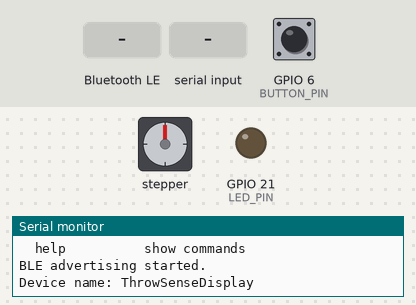
This program was run on a simulated Seeed XIAO ESP32-C3. On the bench: stepper motor, output pins drawn as LEDs (lit = HIGH), the last lines printed to the serial monitor. Wiring (inferred from the names in the program): stepper motor (2048 steps per turn assumed): coils GPIO 4, GPIO 3, GPIO 2, GPIO 20. Dashed ring = blinking. The inputs (shaded band) are chosen by the test bench; at power-on: GPIO 6 (BUTTON_PIN) HIGH. Nothing arrives over Bluetooth unless stated; a phone connects over Bluetooth LE 3 s after start; pins used as bus, display or sensor lines are not drawn.

Above: at 2.7 s.
2.8 s: Bluetooth LE write "help" received
At 2.97 s:
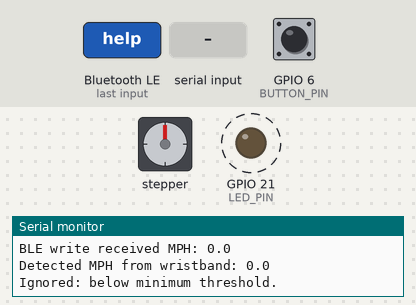
4.5 s: "b 90\n" received over Serial
At 5.6 s:
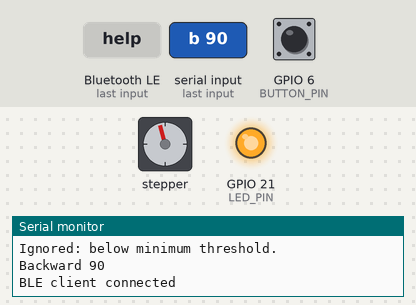
7.5 s: "go 90\n" received over Serial
At 10.2 s:
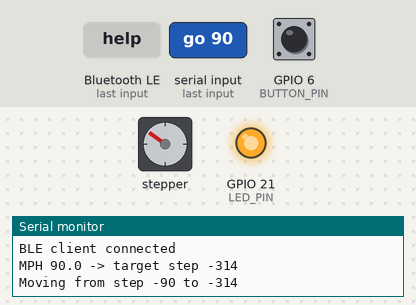
10.5 s: GPIO 6 (BUTTON_PIN) pulled LOW for 3.2 s
At 15.16 s:
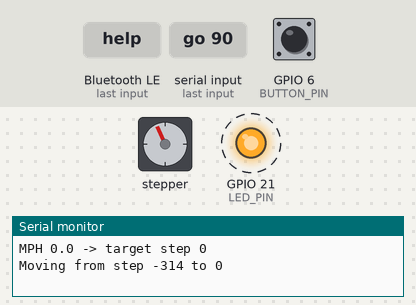
15.2 s: "f 90\n" received over Serial
18.2 s: "f 90\n" received over Serial
At 19.4 s:
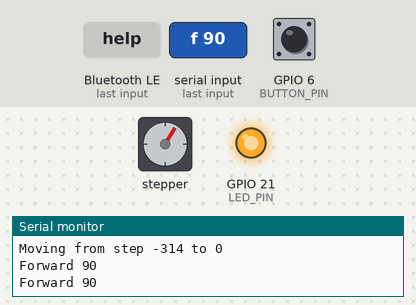
Timing chart, 0 to 21.2 s (numbered marks = the images above; inputs shaded):
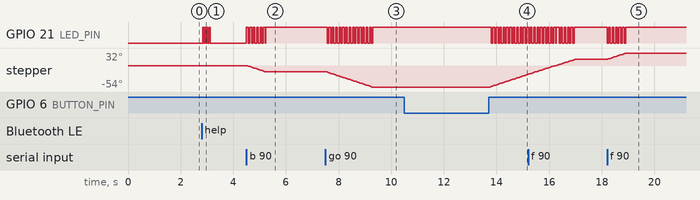

The program:

main.cpp
```cpp
#include <Arduino.h>
#include <BLEDevice.h>
#include <BLEServer.h>
#include <BLEUtils.h>
#include <BLE2902.h>

// -------------------------
// Pin definitions
// -------------------------
const int IN1 = D2;
const int IN2 = D1;
const int IN3 = D0;
const int IN4 = D7;

const int BUTTON_PIN = D4;
const int LED_PIN    = D6;

// -------------------------
// BLE UUIDs
// -------------------------
// Keep these the same on the sender/client side.
#define DEVICE_NAME         "ThrowSenseDisplay"
#define SERVICE_UUID        "6f1c0001-4b1f-4f6c-9c79-1234567890ab"
#define CHARACTERISTIC_UUID "6f1c0002-4b1f-4f6c-9c79-1234567890ab"

// -------------------------
// BLE globals
// -------------------------
BLEServer* pServer = NULL;
BLECharacteristic* pCharacteristic = NULL;
bool deviceConnected = false;
bool oldDeviceConnected = false;

// When BLE data arrives, loop() will process it
bool newMphPending = false;
float pendingMph = 0.0f;

// -------------------------
// Stepper sequence
// -------------------------
const uint8_t seq[4][4] = {
  {1, 1, 0, 0},
  {0, 1, 1, 0},
  {0, 0, 1, 1},
  {1, 0, 0, 1}
};

// -------------------------
// Calibration settings
// -------------------------
const int NUM_ANCHORS = 9;
const int anchorMPH[NUM_ANCHORS] = {0, 10, 20, 30, 40, 50, 60, 70, 80};

long anchorSteps[NUM_ANCHORS] = {0, -33, -76, -114, -157, -204, -251, -279, -314};
bool anchorSet[NUM_ANCHORS]   = {true, true, true, true, true, true, true, true, true};

// -------------------------
// Stepper state
// -------------------------
long currentStep = 0;
int currentSeqIdx = 0;

// -------------------------
// LED/UI state
// -------------------------
bool displayedValueReady = false;
bool motorMoving = false;
bool ledState = false;
unsigned long lastBlinkMs = 0;
unsigned long rxBlinkUntilMs = 0;
float displayedMph = 0.0f;         // what the needle is currently showing
const float MIN_VALID_MPH = 15.0f; // ignore values below this
const float MPH_HYSTERESIS = 3.0f; // require this much increase before moving

// -------------------------
// Button state
// -------------------------
bool lastButtonReading = HIGH;
bool buttonPressed = false;
unsigned long buttonPressStart = 0;
unsigned long lastDebounceTime = 0;
const unsigned long debounceMs = 30;
const unsigned long longPressMs = 1200;

// -------------------------
// BLE callbacks
// -------------------------
class MyServerCallbacks : public BLEServerCallbacks {
  void onConnect(BLEServer* pServer) override {
    deviceConnected = true;
    Serial.println("BLE client connected");
  }

  void onDisconnect(BLEServer* pServer) override {
    deviceConnected = false;
    Serial.println("BLE client disconnected");
  }
};

class MyCharacteristicCallbacks : public BLECharacteristicCallbacks {
  void onWrite(BLECharacteristic* pCharacteristic) override {
    std::string rxValue = pCharacteristic->getValue();

    if (rxValue.length() == 0) return;

    String s = String(rxValue.c_str());
    s.trim();

    float mph = s.toFloat();

    Serial.print("BLE write received MPH: ");
    Serial.println(mph, 1);

    pendingMph = mph;
    newMphPending = true;
    rxBlinkUntilMs = millis() + 300;
  }
};

// -------------------------
// Stepper helpers
// -------------------------
void setStep(int a, int b, int c, int d) {
  digitalWrite(IN1, a);
  digitalWrite(IN2, b);
  digitalWrite(IN3, c);
  digitalWrite(IN4, d);
}

void applyStep(int idx) {
  idx = (idx + 4) % 4;
  setStep(seq[idx][0], seq[idx][1], seq[idx][2], seq[idx][3]);
}

void allOff() {
  setStep(0, 0, 0, 0);
}

// -------------------------
// LED helpers
// -------------------------
void ledOff() {
  digitalWrite(LED_PIN, LOW);
}

void ledOn() {
  digitalWrite(LED_PIN, HIGH);
}

void blinkLED(unsigned long intervalMs = 100) {
  unsigned long now = millis();
  if (now - lastBlinkMs >= intervalMs) {
    lastBlinkMs = now;
    ledState = !ledState;
    digitalWrite(LED_PIN, ledState ? HIGH : LOW);
  }
}

// -------------------------
// Calibration helpers
// -------------------------
bool allAnchorsSet() {
  for (int i = 0; i < NUM_ANCHORS; i++) {
    if (!anchorSet[i]) return false;
  }
  return true;
}

void printCalibration() {
  Serial.println("Calibration table:");
  for (int i = 0; i < NUM_ANCHORS; i++) {
    Serial.print("  ");
    Serial.print(anchorMPH[i]);
    Serial.print(" mph -> ");
    Serial.println(anchorSteps[i]);
  }
}

// -------------------------
// Stepper motion
// -------------------------
void stepMotor(int dir, int delayMs = 8) {
  currentSeqIdx = (currentSeqIdx + dir + 4) % 4;
  applyStep(currentSeqIdx);
  delay(delayMs);
  currentStep += dir;
}

void moveRelative(long deltaSteps, int delayMs = 8) {
  if (deltaSteps == 0) {
    motorMoving = false;
    displayedValueReady = true;
    ledOn();
    return;
  }

  motorMoving = true;
  displayedValueReady = false;

  long stepsToMove = labs(deltaSteps);
  int dir = (deltaSteps > 0) ? +1 : -1;

  for (long i = 0; i < stepsToMove; i++) {
    blinkLED(60);
    stepMotor(dir, delayMs);
  }

  allOff();
  motorMoving = false;
  displayedValueReady = true;
  ledOn();
}

void moveToStep(long targetStep, int delayMs = 8) {
  long delta = targetStep - currentStep;
  Serial.print("Moving from step ");
  Serial.print(currentStep);
  Serial.print(" to ");
  Serial.println(targetStep);
  moveRelative(delta, delayMs);
}

// -------------------------
// MPH interpolation
// -------------------------
bool getStepForMPH(float mph, long &targetStep) {
  if (!allAnchorsSet()) return false;

  if (mph <= anchorMPH[0]) {
    targetStep = anchorSteps[0];
    return true;
  }

  if (mph >= anchorMPH[NUM_ANCHORS - 1]) {
    targetStep = anchorSteps[NUM_ANCHORS - 1];
    return true;
  }

  for (int i = 0; i < NUM_ANCHORS - 1; i++) {
    if (mph >= anchorMPH[i] && mph <= anchorMPH[i + 1]) {
      float mph0 = anchorMPH[i];
      float mph1 = anchorMPH[i + 1];
      long s0 = anchorSteps[i];
      long s1 = anchorSteps[i + 1];

      float t = (mph - mph0) / (mph1 - mph0);
      targetStep = lround(s0 + t * (s1 - s0));
      return true;
    }
  }

  return false;
}

void goToMPH(float mph) {
  long targetStep;
  if (!getStepForMPH(mph, targetStep)) {
    Serial.println("Cannot move to MPH: calibration incomplete.");
    return;
  }

  Serial.print("MPH ");
  Serial.print(mph, 1);
  Serial.print(" -> target step ");
  Serial.println(targetStep);

  moveToStep(targetStep, 8);
  displayedMph = mph;
}

void handleIncomingMph(float mph) {
  Serial.print("Detected MPH from wristband: ");
  Serial.println(mph, 1);

  // Ignore tiny/noisy values
  if (mph < MIN_VALID_MPH) {
    Serial.println("Ignored: below minimum threshold.");
    return;
  }

  // Ignore very small changes to avoid jitter
  float diff = fabs(mph - displayedMph);
  if (diff < MPH_HYSTERESIS) {
    Serial.print("Ignored: change too small. Current displayed MPH = ");
    Serial.print(displayedMph, 1);
    Serial.print(", diff = ");
    Serial.println(diff, 1);
    return;
  }

  Serial.print("Accepted MPH: ");
  Serial.println(mph, 1);

  goToMPH(mph);
}
// -------------------------
// Button handling
// -------------------------
void handleButton() {
  bool reading = digitalRead(BUTTON_PIN);

  if (reading != lastButtonReading) {
    lastDebounceTime = millis();
  }

  if ((millis() - lastDebounceTime) > debounceMs) {
    if (reading == LOW && !buttonPressed) {
      buttonPressed = true;
      buttonPressStart = millis();
    }

    if (reading == HIGH && buttonPressed) {
      unsigned long pressDuration = millis() - buttonPressStart;
      buttonPressed = false;

      if (pressDuration >= longPressMs) {
        Serial.println("Long press: moving to 0 MPH and resetting logical zero.");
        goToMPH(0);
        currentStep = 0;
        displayedMph = 0.0f;
      } else {
        currentStep = 0;
        displayedMph = 0.0f;
        displayedValueReady = true;
        ledOn();
        Serial.println("Short press: logical zero and displayed MPH reset.");
      }
    }
  }

  lastButtonReading = reading;
}

// -------------------------
// Serial command handling
// -------------------------
void printHelp() {
  Serial.println("\nCommands:");
  Serial.println("  f <steps>     move forward");
  Serial.println("  b <steps>     move backward");
  Serial.println("  zero          set logical zero");
  Serial.println("  go <mph>      move needle to mph");
  Serial.println("  ble <mph>     simulate BLE write");
  Serial.println("  print         print calibration table");
  Serial.println("  help          show commands");
}

void handleSerial() {
  if (!Serial.available()) return;

  String cmd = Serial.readStringUntil('\n');
  cmd.trim();

  if (cmd.length() == 0) return;

  if (cmd.equalsIgnoreCase("help")) {
    printHelp();
    return;
  }

  if (cmd.equalsIgnoreCase("zero")) {
    currentStep = 0;
    displayedValueReady = true;
    ledOn();
    Serial.println("Logical zero set.");
    return;
  }

  if (cmd.equalsIgnoreCase("print")) {
    printCalibration();
    return;
  }

  if (cmd.startsWith("f ")) {
    int steps = cmd.substring(2).toInt();
    Serial.print("Forward ");
    Serial.println(steps);
    moveRelative(steps, 8);
    return;
  }

  if (cmd.startsWith("b ")) {
    int steps = cmd.substring(2).toInt();
    Serial.print("Backward ");
    Serial.println(steps);
    moveRelative(-steps, 8);
    return;
  }

  if (cmd.startsWith("go ")) {
    float mph = cmd.substring(3).toFloat();
    goToMPH(mph);
    return;
  }

  if (cmd.startsWith("ble ")) {
    float mph = cmd.substring(4).toFloat();
    Serial.print("Simulated BLE MPH: ");
    Serial.println(mph, 1);
    pendingMph = mph;
    newMphPending = true;
    rxBlinkUntilMs = millis() + 300;
    return;
  }

  Serial.println("Unknown command.");
  printHelp();
}

// -------------------------
// BLE setup
// -------------------------
void setupBLE() {
  BLEDevice::init(DEVICE_NAME);

  pServer = BLEDevice::createServer();
  pServer->setCallbacks(new MyServerCallbacks());

  BLEService* pService = pServer->createService(SERVICE_UUID);

  pCharacteristic = pService->createCharacteristic(
    CHARACTERISTIC_UUID,
    BLECharacteristic::PROPERTY_READ |
    BLECharacteristic::PROPERTY_WRITE |
    BLECharacteristic::PROPERTY_NOTIFY
  );

  pCharacteristic->addDescriptor(new BLE2902());
  pCharacteristic->setValue("0");
  pCharacteristic->setCallbacks(new MyCharacteristicCallbacks());

  pService->start();

  BLEAdvertising* pAdvertising = BLEDevice::getAdvertising();
  pAdvertising->addServiceUUID(SERVICE_UUID);
  pAdvertising->setScanResponse(true);
  pAdvertising->setMinPreferred(0x06);
  pAdvertising->setMinPreferred(0x12);

  BLEDevice::startAdvertising();

  Serial.println("BLE advertising started.");
  Serial.print("Device name: ");
  Serial.println(DEVICE_NAME);
}

// -------------------------
// LED state machine
// -------------------------
void updateLED() {
  if (motorMoving) {
    blinkLED(60);
    return;
  }

  if (millis() < rxBlinkUntilMs) {
    blinkLED(40);
    return;
  }

  if (displayedValueReady) {
    ledOn();
  } else {
    ledOff();
  }
}

// -------------------------
// Setup / loop
// -------------------------
void setup() {
  Serial.begin(115200);
  delay(1500);

  pinMode(IN1, OUTPUT);
  pinMode(IN2, OUTPUT);
  pinMode(IN3, OUTPUT);
  pinMode(IN4, OUTPUT);

  pinMode(BUTTON_PIN, INPUT_PULLUP);
  pinMode(LED_PIN, OUTPUT);

  allOff();
  ledOff();

  Serial.println("ThrowSense display ready.");
  printCalibration();
  printHelp();

  setupBLE();
}

void loop() {
  handleButton();
  handleSerial();

  if (newMphPending) {
    float mph = pendingMph;
    newMphPending = false;
    handleIncomingMph(mph);
  }

  // reconnect advertising if client disconnects
  if (!deviceConnected && oldDeviceConnected) {
    delay(500);
    pServer->startAdvertising();
    Serial.println("Start advertising");
    oldDeviceConnected = deviceConnected;
  }

  if (deviceConnected && !oldDeviceConnected) {
    oldDeviceConnected = deviceConnected;
  }

  updateLED();
}
```

Measured:
- after the input at 2.8 s, GPIO 21 (LED_PIN): alternates HIGH for 0.04 s and LOW for 0.04 s, 8 changes in all, then stays LOW, starting at once
- after the input at 4.5 s, GPIO 21 (LED_PIN): alternates HIGH for 0.06 s and LOW for 0.06 s, 13 changes in all, then stays HIGH, starting at once; stepper: turns 15° counter-clockwise in 0.64 s, starting after 0.05 s
- after the input at 7.5 s, GPIO 21 (LED_PIN): alternates HIGH for 0.06 s and LOW for 0.06 s, 28 changes in all, then stays HIGH, starting after 0.07 s; stepper: turns 39° counter-clockwise in 1.7 s, starting at once
- after the input at 10.5 s, GPIO 21 (LED_PIN): alternates HIGH for 0.06 s and LOW for 0.06 s, starting after 3.3 s; stepper: keeps turning clockwise at about 23°/s, starting after 3.3 s
- after the input at 18.2 s, GPIO 21 (LED_PIN): alternates HIGH for 0.06 s and LOW for 0.06 s, 12 changes in all, then stays HIGH, starting at once; stepper: turns 16° clockwise in 0.68 s, starting at once
